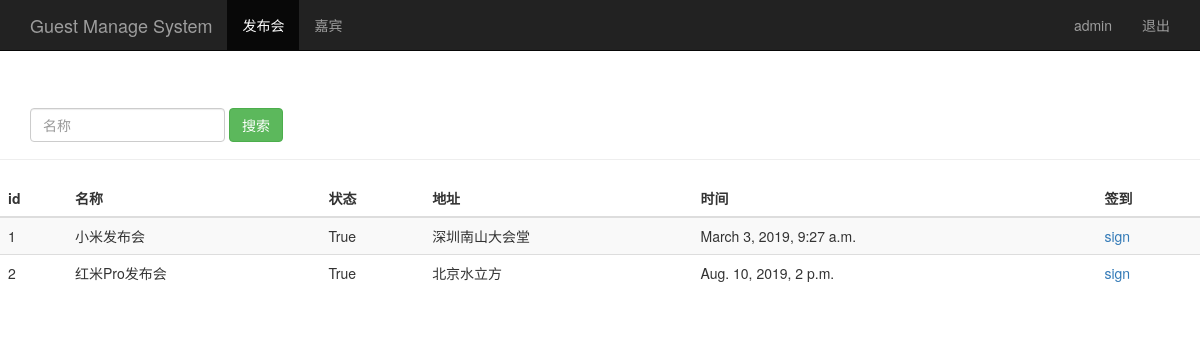
The page /event_manage/ (signed in) on the database its author committed.
### sign/models.py (models this page shows, shortened)
class Event(models.Model):
    name = models.CharField(max_length=100)  # 发布会标题
    limit = models.IntegerField()            # 参加人数
    status = models.BooleanField()           # 状态
    address = models.CharField(max_length=200)          # 地址
    start_time = models.DateTimeField('events time')    # 发布时间
    create_time = models.DateTimeField(auto_now=True)   # 创建时间（自动获取当前时间）

### sign/views.py (the view)
# urls.py: path('event_manage/', views.event_manage),
@login_required
def event_manage(request):
    event_list = Event.objects.all()
    username = request.session.get('user', '')  # 读取浏览器session
    return render(request, 'event_manage.html', {"user": username,
                                                 "events": event_list})

### sign/templates/event_manage.html (shortened to what this page needs)
<!DOCTYPE html>
<html lang="zh-CN">
<head>
    {% load bootstrap3 %}
    {% bootstrap_css %}
</head>
<body role="document">
 <nav class="navbar navbar-inverse navbar-fixed-top">
    <div class="container">
        <div class="navbar-header">
            <a class="navbar-brand" href="/event_manage">Guest Manage System</a>
        </div>
        <div id="navbar" class="collapse navbar-collapse">
          <ul class="nav navbar-nav">
            <li class="active"><a href="#">发布会</a></li>
            <li><a href="/guest_manage/">嘉宾</a></li>
          </ul>
          <ul class="nav navbar-nav navbar-right">
            <li><a href="#">{{user}}</a></li>
            <li><a href="/logout/">退出</a></li>
          </ul>
        </div>
    </div>
 </nav>
 <div class="page-header" style="padding-top:60px;">
     <div id="navbar" class="navbar-collapse collapse">
         <form class="navbar-form" method="get" action="/search_name/">
             <div class="form-group">
                 <input name="name" type="text" placeholder="名称" class="form-control">
             </div>
             <button type="submit" class="btn btn-success">搜索</button>
         </form>
     </div>
 </div>
 <div class="row">
    <div class="col-md-12">
        <table class="table table-striped">
            <thead>
            <tr>
                <th>id</th>
                <th>名称</th>
                <th>状态</th>
                <th>地址</th>
                <th>时间</th>
                <th>签到</th>
            </tr>
            </thead>
            <tbody>
            {% for event in events %}
              <tr>
                  <td>{{ event.id}}</td>
                  <td>{{ event.name}}</td>
                  <td>{{ event.status}}</td>
                  <td>{{ event.address}}</td>
                  <td>{{ event.start_time}}</td>
                  <td>
                      <a href="/sign_index/{{ event.id }}/" target="{{ event.id }}_blank">
                      sign</a>
                  </td>
              </tr>
            {% endfor %}
            </tbody>
        </table>
    </div>
 </div>
</body>
</html>

### rows shown on the page
Event: id "1", name "小米发布会", status "True", address "深圳南山大会堂", start_time "March 3, 2019, 9:27 a.m."
Event: id "2", name "红米Pro发布会", status "True", address "北京水立方", start_time "Aug. 10, 2019, 2 p.m."

### other values the page prints
{{ user }} "admin"
